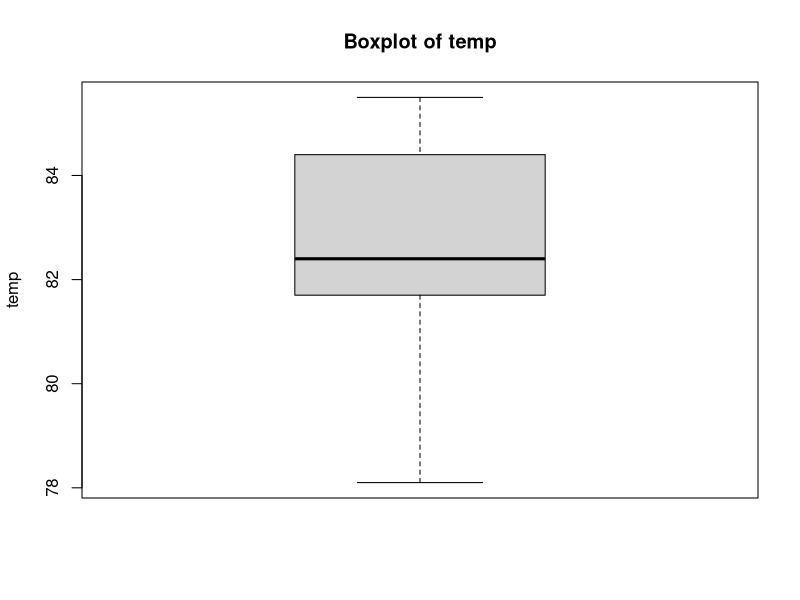
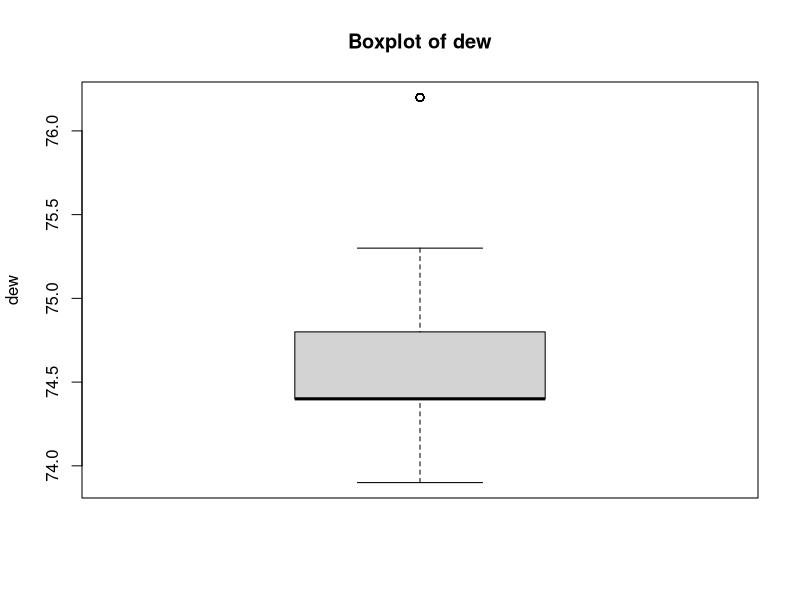
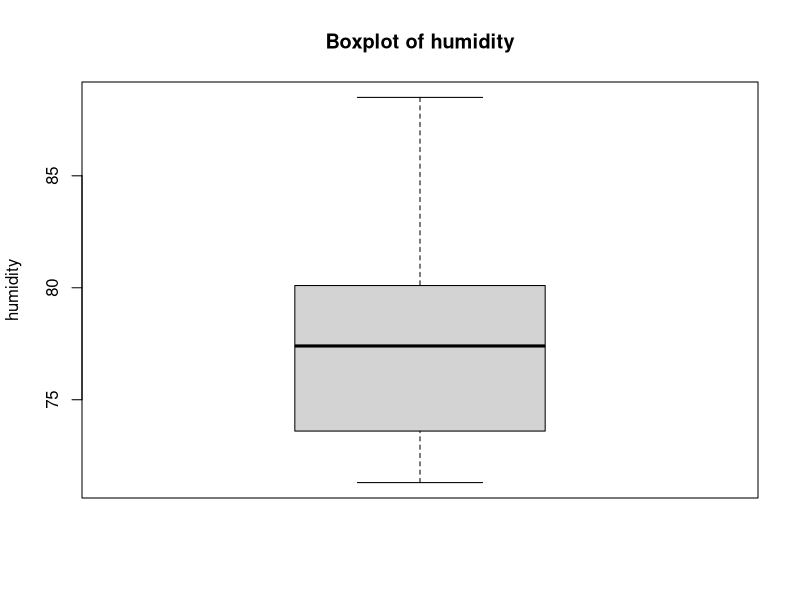
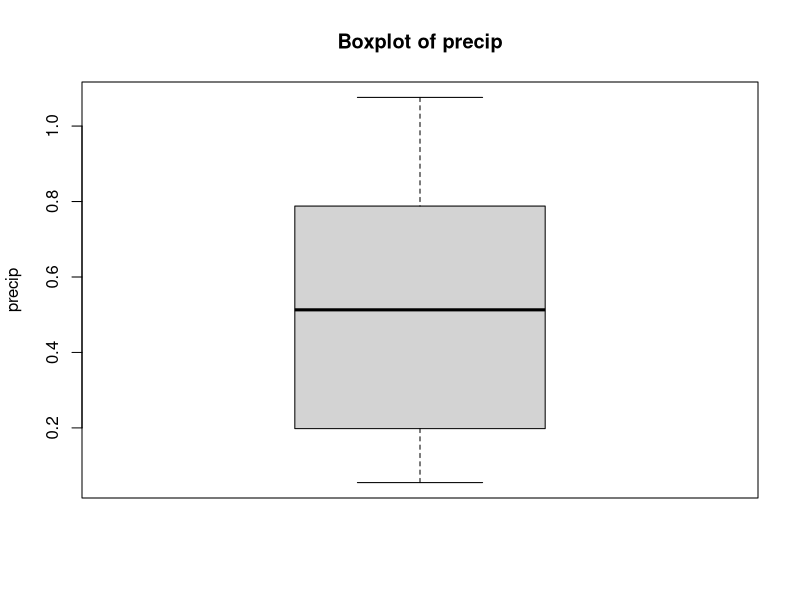
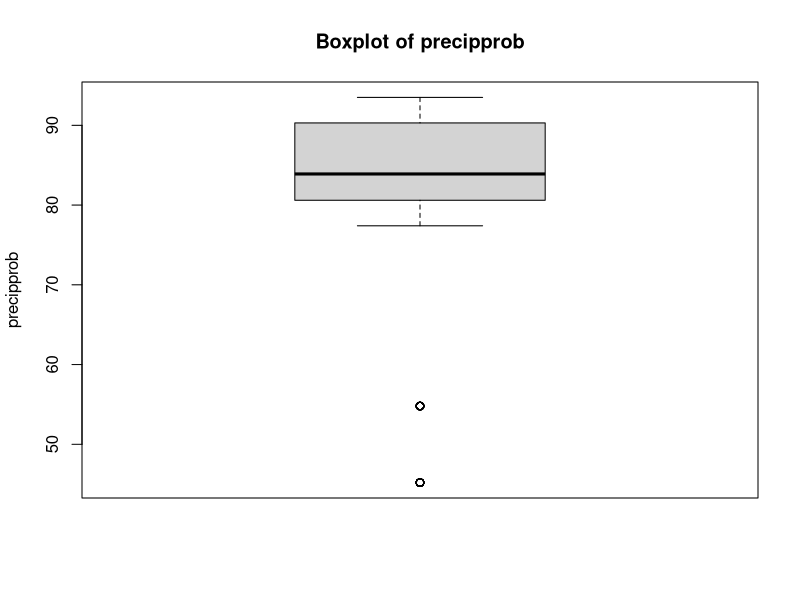
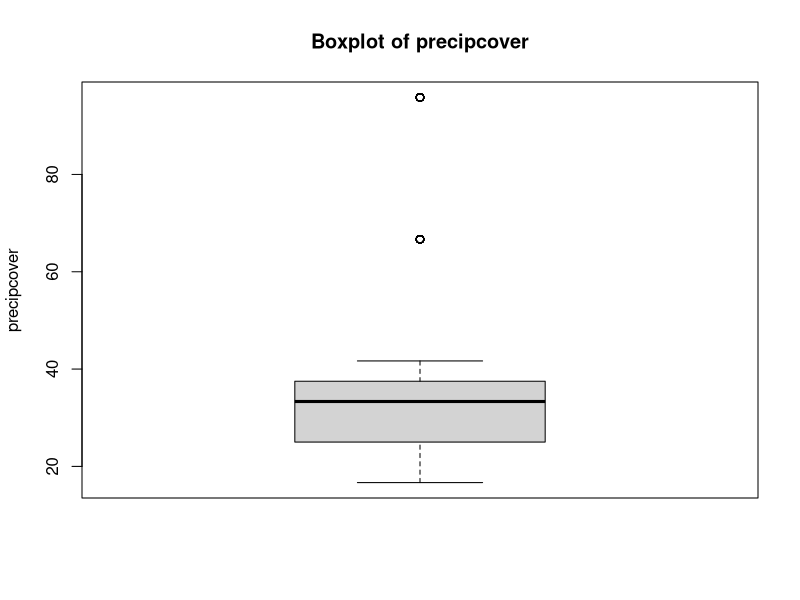
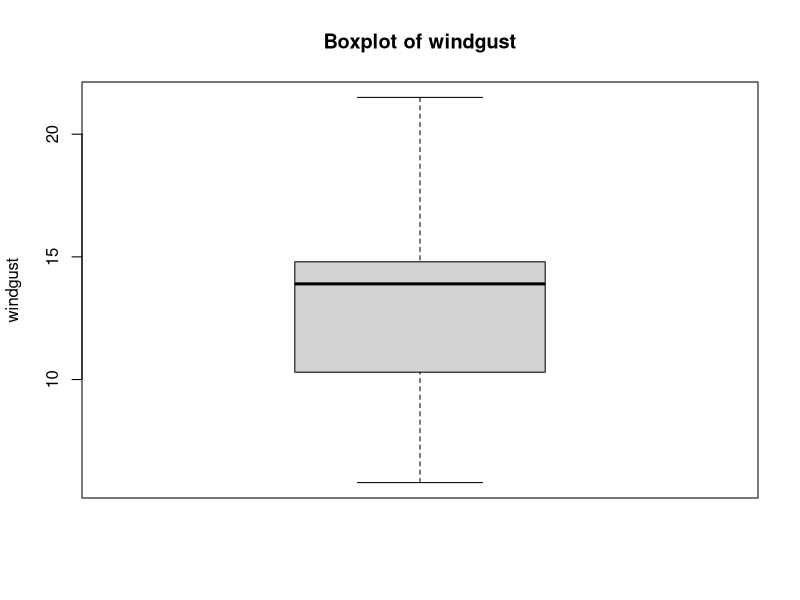
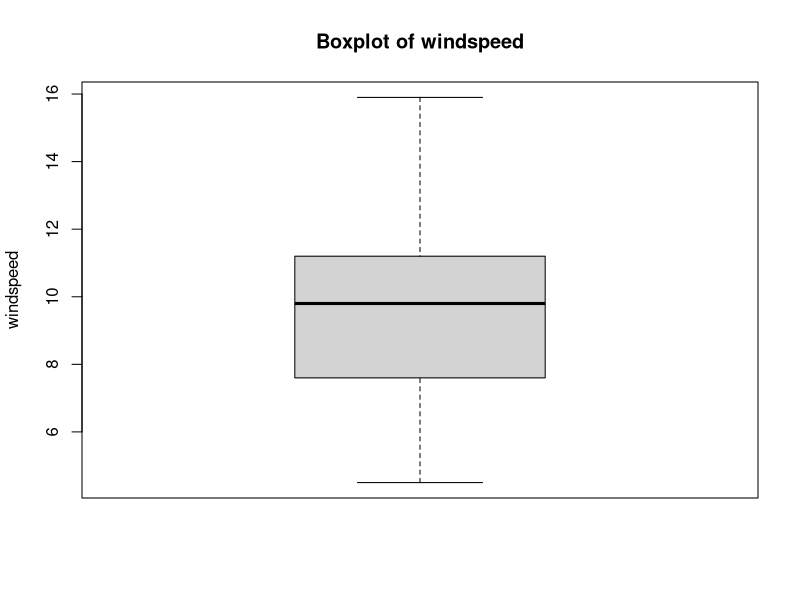

R code for these plots, in order: (Note: this script raises an error after producing the figures.)
#read csv
data <- read.csv("weather_hourly_data.csv")

#summary checking functions
head(data)
tail(data)
dim(data)
str(data)
summary(data)

#remove irrelevant and excessive unique identifiers
cols_to_remove <- c(
  "datetimeEpoch", "tempmax", "tempmin", "feelslikemax", "feelslikemin", "feelslike",
  "solarenergy", "sunrise", "sunriseEpoch", "sunset", "sunsetEpoch",
  "moonphase", "source", "hours_datetimeEpoch", "hours_feelslike",
  "hours_dew", "hours_solarenergy", "hours_uvindex", "hours_icon",
  "hours_source", "date", "snow", "snowdepth", "hours_snow", "hours_snowdepth"
)

data <- data[ , !(names(data) %in% cols_to_remove)]

str(data)

#null values checker, which are none
total_na <- sum(is.na(data))
print(total_na)

#duplicate values checker, which are none
duplicate_rows_logical <- duplicated(data)
print(duplicate_rows_logical)

num_duplicates <- sum(duplicate_rows_logical)
print(paste("Number of duplicate rows (exact duplicates):", num_duplicates))

#check the outliers for every numerical column
output_dir <- "with outliers"
if (!dir.exists(output_dir)) {
  dir.create(output_dir)
}

# Get only numeric columns
numeric_data <- data[sapply(data, is.numeric)]

# Create boxplots for original data
for (col_name in names(numeric_data)) {
  png_filename <- file.path(output_dir, paste0(col_name, ".png"))
  
  png(png_filename, width = 1200, height = 800)
  boxplot(numeric_data[[col_name]],
          main = paste("Boxplot of", col_name),
          ylab = col_name)
  dev.off()
}

# Flag outliers instead of deleting them
# Because outliers can indicate flood risks
numeric_cols <- sapply(data, is.numeric)

# Create outlier flags for each numeric column
for (col_name in names(data)[numeric_cols]) {
  IQR_value <- IQR(data[[col_name]], na.rm = TRUE)
  lower_bound <- quantile(data[[col_name]], 0.25, na.rm = TRUE) - 1.5 * IQR_value
  upper_bound <- quantile(data[[col_name]], 0.75, na.rm = TRUE) + 1.5 * IQR_value
  
  # Create new column with _outlier suffix
  new_col_name <- paste0(col_name, "_outlier")
  data[[new_col_name]] <- ifelse(
    data[[col_name]] < lower_bound | data[[col_name]] > upper_bound,
    TRUE,  # Mark as outlier
    FALSE  # Not an outlier
  )
  
  #Add magnitude of deviation
  deviation_col <- paste0(col_name, "_deviation")
  data[[deviation_col]] <- ifelse(
    data[[new_col_name]],
    ifelse(
      data[[col_name]] < lower_bound,
      (lower_bound - data[[col_name]]) / IQR_value,  # How many IQRs below
      (data[[col_name]] - upper_bound) / IQR_value   # How many IQRs above
    ),
    0  # No deviation for non-outliers
  )
}

# Show summary of outlier counts
outlier_cols <- grep("_outlier$", names(data), value = TRUE)
print("Outlier counts per variable:")
print(sapply(data[outlier_cols], sum))


#Save boxplots with flagged outliers
output_dir <- "with outlier flags"
if (!dir.exists(output_dir)) {
  dir.create(output_dir)
}

# Create boxplots showing outliers
for (col_name in names(numeric_data)) {
  png_filename <- file.path(output_dir, paste0(col_name, ".png"))
  
  png(png_filename, width = 1200, height = 800)
  boxplot(numeric_data[[col_name]],
          main = paste("Boxplot of", col_name, "(outliers flagged)"),
          ylab = col_name,
          outline = FALSE) 
  
  # Add points for flagged outliers
  outliers <- data[[paste0(col_name, "_outlier")]]
  points(which(outliers), numeric_data[[col_name]][outliers], 
         col = "red", pch = 19)
  dev.off()
}

#decimal score normalization for all numeric columns
decimal_scaling <- function(x) {
  if (is.numeric(x)) {
    max_val <- max(abs(x), na.rm = TRUE)
    if (max_val == 0) return(x) 
    scale_factor <- 10 ^ ceiling(log10(max_val))
    return(x / scale_factor)
  } else {
    return(x)  
  }
}

data <- as.data.frame(lapply(data, decimal_scaling))

#write CSV with outlier flags included
write.csv(data, "hourly_weather_data_final.csv", row.names = FALSE)
